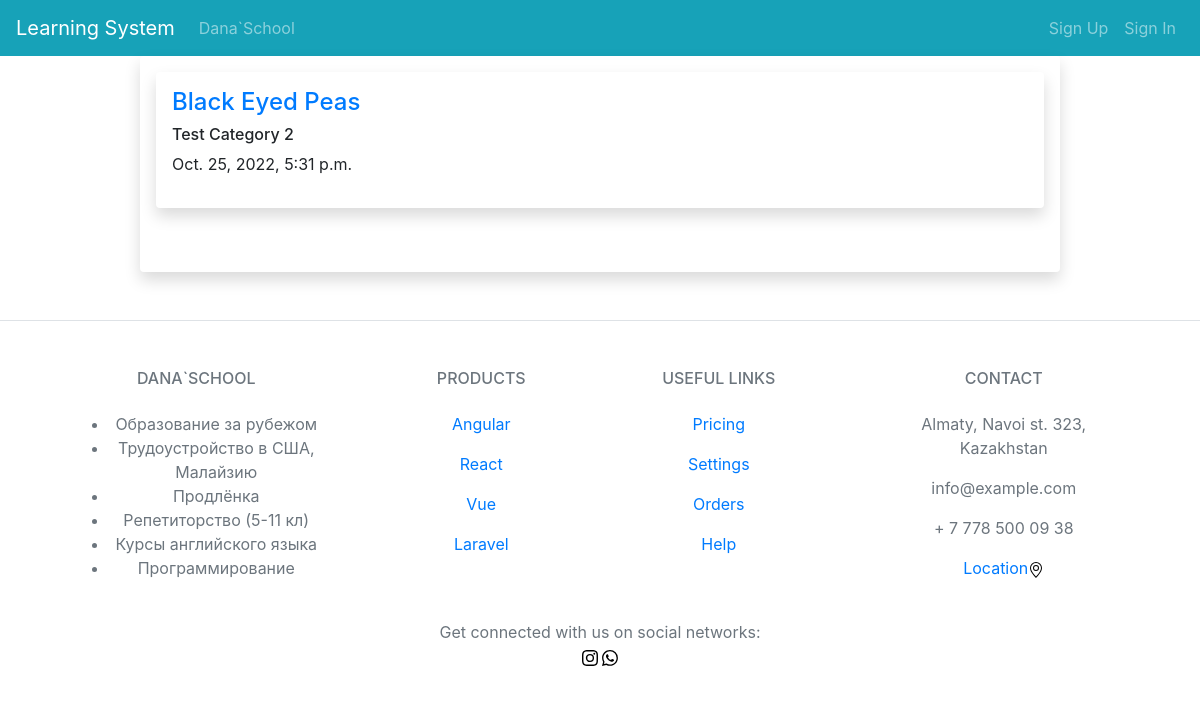
Before: /learn_app/homeByCategory/2/ with the older database file.
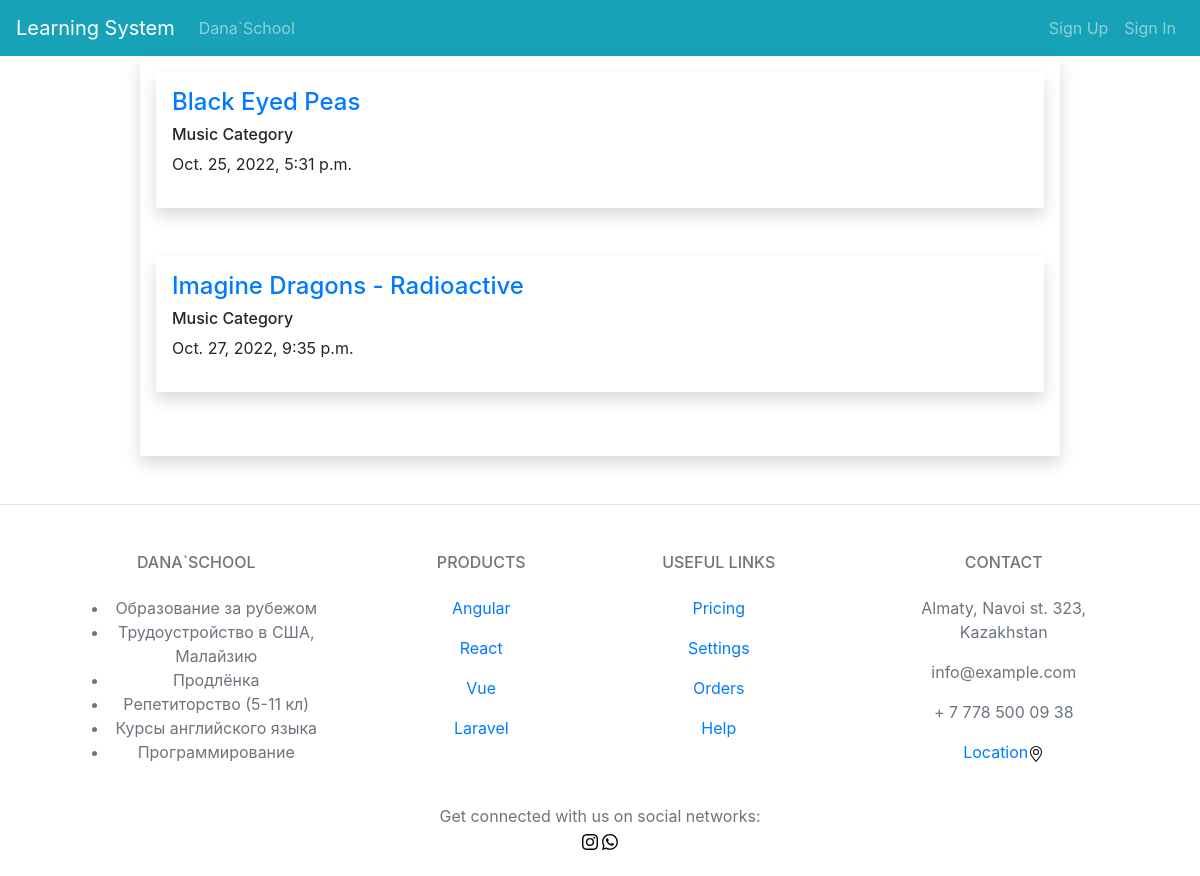
After: the same page with the newer database file.
### learn_app/models.py (models this page shows, shortened)
class Content(models.Model):
    title = models.CharField(max_length=50, null=False, blank=False)
    description = models.TextField()
    create_date = models.DateTimeField(default=now(), null=False, blank=False)
    category = models.ForeignKey(Category, on_delete=models.CASCADE, null=False, blank=False)
    video = models.FileField(upload_to='videos/', null=False, blank=False)

class Category(models.Model):
    title = models.CharField(max_length=50, null=False, blank=False)
    image = models.ImageField(null=True, blank=True)
    preview = models.TextField(null=True, blank=True)
    description = models.TextField()
    def __str__(self):
        return self.title

### learn_app/views.py (the view)
# urls.py: path('homeByCategory/<int:category_id>/', homeByCategory, name='home_by_category'),
def homeByCategory(request, category_id):
    return render(request,
                  template_name='learn_app/home_by_category.html',
                  context={
                      'contents': Content.objects.filter(category=category_id).order_by('create_date')
                  })

### templates/learn_app/home_by_category.html
{% extends 'learn_app/base.html' %}
{% block content %}
    {% for content in contents %}
        <div class="shadow p-3 mb-5 bg-body rounded">
            <a href="{% url 'content_detail' content.id %}"><h4 class="text-left">{{ content.title }}</h4></a>
            <h6 class="text-left">{{ content.category }}</h6>
            <p class="text-left">{{ content.create_date }}</p>
        </div>
    {% endfor %}
{% endblock content %}

Changed rows visible on the page:
changed through a linked row, Content "Black Eyed Peas": category "Test Category 2" → "Music Category"
added Content: title "Imagine Dragons - Radioactive", category "Music Category", create_date "Oct. 27, 2022, 9:35 p.m."
